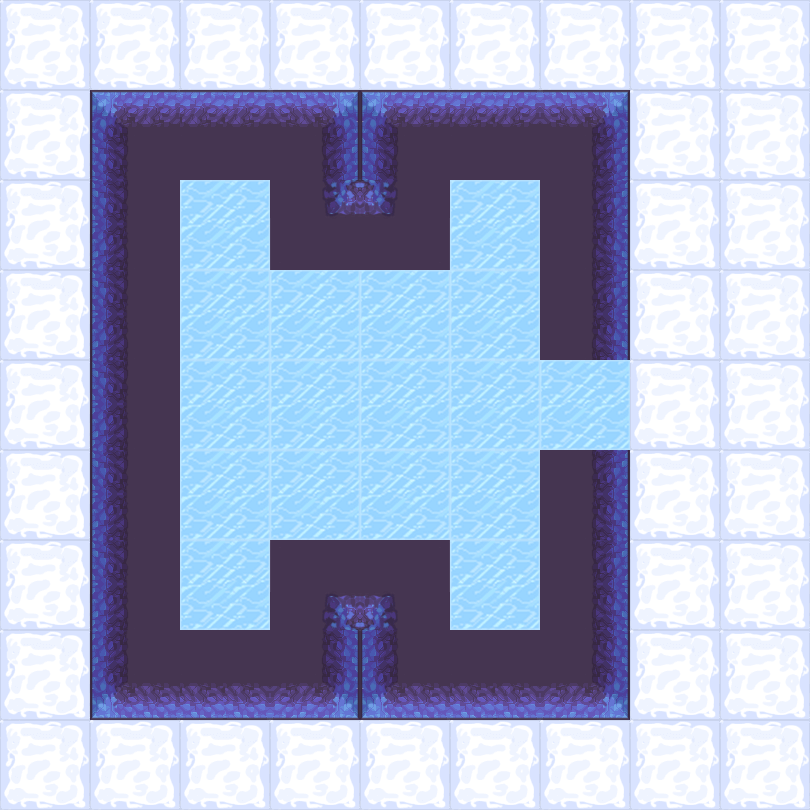

Tiled map render using the project's own tile images. Description and the map definition, with tile-layer contents summarised, below:
An orthogonal 9x9 tile map with 90x90 px tiles, 2 tile layers (地形, 障碍) and 18 objects (14x map, 2x spring, bed, door).

<map version="1.5" tiledversion="1.7.2" orientation="orthogonal" renderorder="right-down" width="9" height="9" tilewidth="90" tileheight="90" infinite="0" nextlayerid="4" nextobjectid="26">
 <tileset firstgid="1" name="1" tilewidth="90" tileheight="90" tilecount="100" columns="10">
  <image source="2.png" trans="ff00ff" width="900" height="900" />
 </tileset>
 <layer id="1" name="地形" width="9" height="9">
  <data>[81 cells, 81 non-empty, 2 distinct tile ids]</data>
 </layer>
 <layer id="2" name="障碍" width="9" height="9">
  <data>[81 cells, 25 non-empty, 12 distinct tile ids]</data>
 </layer>
 <objectgroup id="3" name="对象">
  <object id="1" name="bed" x="180" y="450" width="90" height="90" />
  <object id="4" name="map" x="180" y="180" width="90" height="90" />
  <object id="5" name="map" x="180" y="270" width="90" height="90">
   <properties>
    <property name="index" value="" />
   </properties>
  </object>
  <object id="7" name="map" x="450" y="180" width="90" height="90" />
  <object id="9" name="map" x="180" y="540" width="90" height="90" />
  <object id="11" name="map" x="450" y="540" width="90" height="90" />
  <object id="12" name="map" x="270" y="450" width="90" height="90" />
  <object id="13" name="map" x="360" y="450" width="90" height="90" />
  <object id="14" name="map" x="360" y="360" width="90" height="90" />
  <object id="15" name="map" x="270" y="270" width="90" height="90" />
  <object id="16" name="map" x="270" y="360" width="90" height="90" />
  <object id="17" name="map" x="360" y="270" width="90" height="90" />
  <object id="18" name="map" x="450" y="360" width="90" height="90">
   <properties>
    <property name="weapon" type="int" value="1" />
   </properties>
  </object>
  <object id="19" name="map" x="450" y="270" width="90" height="90">
   <properties>
    <property name="weapon" type="int" value="2" />
   </properties>
  </object>
  <object id="20" name="map" x="450" y="450" width="90" height="90">
   <properties>
    <property name="weapon" type="int" value="3" />
   </properties>
  </object>
  <object id="23" name="spring" x="180" y="360" width="90" height="90">
   <properties>
    <property name="direction" value="4" />
   </properties>
  </object>
  <object id="24" name="door" x="540" y="360" width="90" height="90">
   <properties>
    <property name="LorR" type="int" value="1" />
    <property name="motion" type="int" value="3" />
    <property name="rotate" type="int" value="90" />
   </properties>
  </object>
  <object id="25" name="spring" x="0" y="360" width="90" height="90">
   <properties>
    <property name="direction" value="3" />
   </properties>
  </object>
 </objectgroup>
</map>
